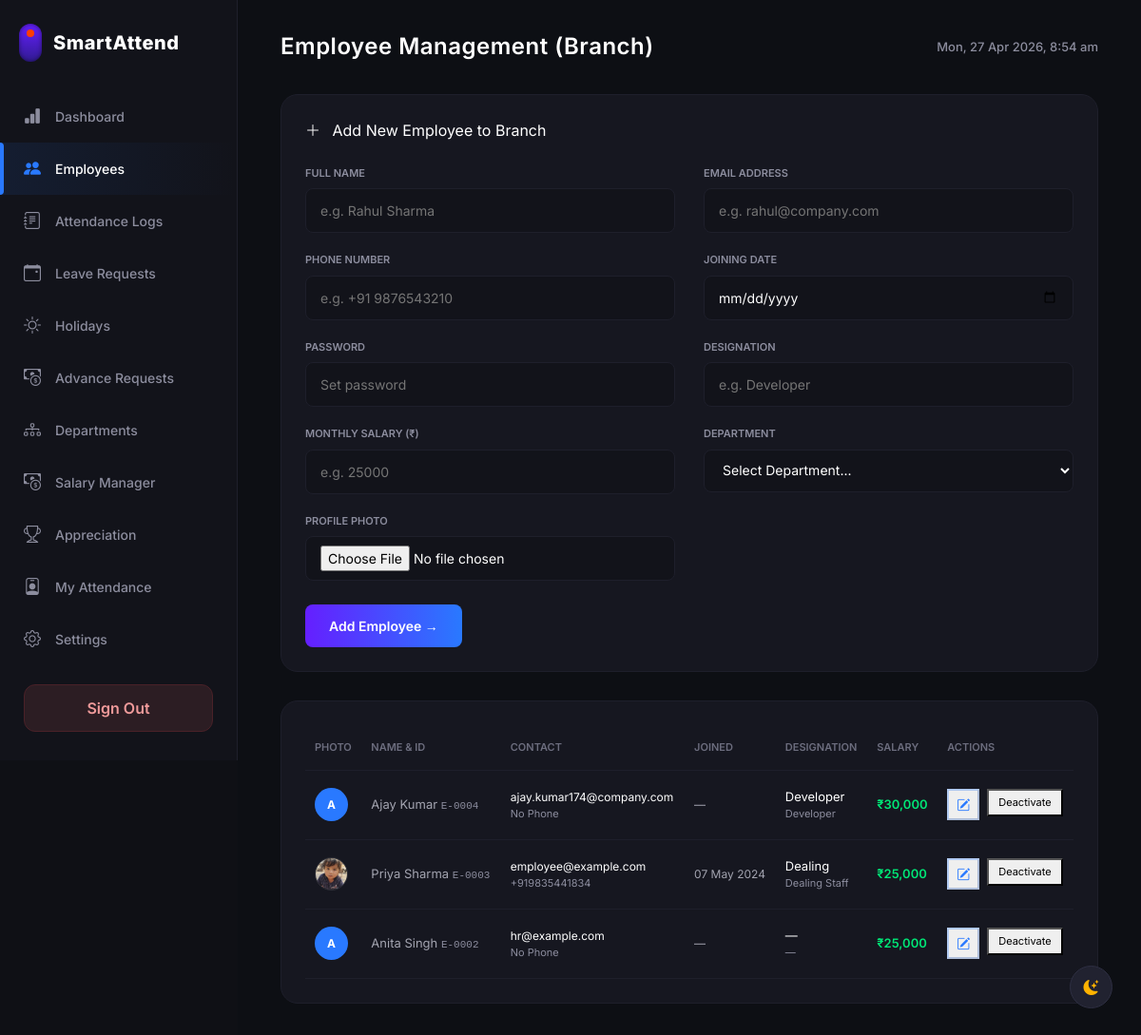
The page /hr_dashboard.php?page=employees (signed in) on the database its author committed.
### tables this page shows
CREATE TABLE `users` (
  `id` int(11) NOT NULL,
  `emp_id` varchar(50) DEFAULT NULL,
  `name` varchar(100) NOT NULL,
  `designation` varchar(100) DEFAULT NULL,
  `joining_date` date DEFAULT NULL,
  `email` varchar(100) NOT NULL,
  `phone_number` varchar(20) DEFAULT NULL,
  `password` varchar(255) NOT NULL,
  `role` enum('Admin','HR','Employee') NOT NULL DEFAULT 'Employee',
  `created_at` timestamp NOT NULL DEFAULT current_timestamp(),
  `branch_id` int(11) DEFAULT NULL,
  `department_id` int(11) DEFAULT NULL,
  `base_salary` int(11) NOT NULL DEFAULT 25000,
  `status` varchar(20) DEFAULT 'Active',
  `profile_photo` varchar(255) DEFAULT NULL
);

CREATE TABLE `departments` (
  `id` int(11) NOT NULL,
  `name` varchar(100) NOT NULL,
  `created_at` timestamp NOT NULL DEFAULT current_timestamp()
);

### hr_dashboard.php (the view, shortened to what the rows shown need)
<?php
require 'db.php';
$hr_branch_id = (int)$_SESSION['branch_id'];
$page = isset($_GET['page']) ? $_GET['page'] : 'dashboard';
$search_term = isset($_GET['search']) ? $conn->real_escape_string($_GET['search']) : '';
$search_query = "";
$users = [];
$res = $conn->query("SELECT * FROM users WHERE role IN ('Employee', 'HR') AND branch_id = $hr_branch_id $search_query ORDER BY name ASC");
if($res) while($row = $res->fetch_assoc()) $users[] = $row;
$total_employees = count($users);
$attendance_data = [];
$present_today = count($attendance_data);
$late_today = 0;
$pending_leaves = [];
$pending_advances = [];
$res = $conn->query("SELECT ar.*, u.name as emp_name FROM advance_requests ar JOIN users u ON ar.user_id = u.id WHERE ar.status = 'Pending' AND u.branch_id = $hr_branch_id ORDER BY ar.id DESC");
if($res) while($row = $res->fetch_assoc()) $pending_advances[] = $row;
$total_notifications = count($pending_leaves) + count($pending_advances);
?>
<!DOCTYPE html>
<html lang="en">
<head>
    <link href="https://cdn.jsdelivr.net/npm/bootstrap@5.3.2/dist/css/bootstrap.min.css" rel="stylesheet">
    <link rel="stylesheet" href="https://cdn.jsdelivr.net/npm/bootstrap-icons@1.11.1/font/bootstrap-icons.css">
</head>
<body>
    <div class="sidebar">
        <div class="brand">
            <h1 class="brand-text">SmartAttend</h1>
        </div>
    </div>
    <div class="main-content">
        <?php if ($page === 'dashboard'): ?>
        <div class="top-header">
            <h2>Dashboard (<?= htmlspecialchars($_SESSION['name']) ?>)</h2>
            <div style="display: flex; align-items: center; gap: 15px;">
            <div class="notif-wrapper desktop-notif">
                <button class="notif-btn" id="notifToggleDesktop">
                    <i class="bi bi-bell"></i>
                    <?php if($total_notifications > 0): ?>
                        <span class="notif-badge"><?= $total_notifications ?></span>
                    <?php endif; ?>
                </button>
                <div class="notif-dropdown" id="notifDropdownDesktop">
                    <div class="notif-header">
                        Notifications (<?= $total_notifications ?>)
                    </div>
                    <div class="notif-list">
                        <?php if($total_notifications == 0): ?>
                            <div style="padding: 30px; text-align: center; color: #6c6d7e; font-size: 13px;">No new requests.</div>
                        <?php else: ?>
                            <?php foreach($pending_leaves as $pl): ?>
                                <a href="?page=leave_requests" class="notif-item">
                                    <div class="notif-icon" style="background: rgba(41, 121, 255, 0.1); color: #2979ff;">
                                        <i class="bi bi-calendar-event"></i>
                                    </div>
                                    <div class="notif-content">
                                        <div class="notif-title">Leave Request from <?= htmlspecialchars($pl['emp_name']) ?></div>
                                        <div class="notif-time"><?= date('d M, h:i A', strtotime($pl['created_at'])) ?></div>
                                    </div>
                                </a>
                            <?php endforeach; ?>
                            <?php foreach($pending_advances as $pa): ?>
                                <a href="?page=advance_requests" class="notif-item">
                                    <div class="notif-icon" style="background: rgba(0, 230, 118, 0.1); color: #00e676;">
                                        <i class="bi bi-cash-coin"></i>
                                    </div>
                                    <div class="notif-content">
                                        <div class="notif-title">Advance Request from <?= htmlspecialchars($pa['emp_name']) ?> (₹<?= number_format($pa['amount']) ?>)</div>
                                        <div class="notif-time"><?= date('d M, h:i A', strtotime($pa['created_at'])) ?></div>
                                    </div>
                                </a>
                            <?php endforeach; ?>
                        <?php endif; ?>
                    </div>
                </div>
            </div>
            <div class="header-date" id="topClock"></div>
        </div>
        </div>
        <div class="summary-cards">
            <div class="card-summary">
                <div class="card-title-sm">BRANCH EMPLOYEES</div>
                <div class="card-value val-blue"><?= $total_employees ?></div>
                <div class="card-subtext">Registered in your branch</div>
            </div>
            <div class="card-summary">
                <div class="card-title-sm">PRESENT TODAY</div>
                <div class="card-value val-green"><?= $present_today ?></div>
                <div class="card-subtext">Checked in</div>
            </div>
            <div class="card-summary">
                <div class="card-title-sm">LATE TODAY</div>
                <div class="card-value val-orange"><?= $late_today ?></div>
                <div class="card-subtext">After 09:30 AM</div>
            </div>
            <div class="card-summary">
                <div class="card-title-sm">BRANCH FINES</div>
                <?php
                $m_start = date('Y-m-01');
                $m_end = date('Y-m-t');
                $f_res = $conn->query("SELECT SUM(salary_deduction) as total FROM attendance a JOIN users u ON a.user_id = u.id WHERE u.branch_id = $hr_branch_id AND a.date BETWEEN '$m_start' AND '$m_end'");
                $total_fines = $f_res->fetch_assoc()['total'] ?? 0;
                ?>
                <div class="card-value val-red">₹<?= number_format($total_fines) ?></div>
                <div class="card-subtext">This month</div>
            </div>
        </div>
        <div class="table-wrapper">
            <div class="table-header-flex">
                <div style="display: flex; align-items: center; gap: 20px;">
                    <h3>Today's Live Attendance (Your Branch)</h3>
                    <form method="GET" style="margin: 0; display: flex; align-items: center; gap: 12px;">
                        <input type="hidden" name="page" value="dashboard">
                        <div style="position: relative; display: flex; align-items: center;">
                            <i class="bi bi-search" style="position: absolute; left: 12px; color: #8c8d9e; font-size: 13px;"></i>
                            <input type="text" name="search" value="<?= htmlspecialchars($search_term) ?>" placeholder="Search name, ID, role..."
                                style="background: rgba(255,255,255,0.05); border: 1px solid rgba(255,255,255,0.1); color: #fff; padding: 7px 12px 7px 35px; border-radius: 8px; font-size: 13px; outline: none; width: 220px; transition: border-color 0.2s;">
                        </div>
                        <?php if($search_term != ''): ?>
                            <a href="?page=dashboard" style="color: #ff5252; font-size: 13px; text-decoration: none;"><i class="bi bi-x-circle"></i> Clear</a>
                        <?php endif; ?>
                    </form>
                </div>
                <div class="date" id="tableDate"></div>
            </div>
            <table class="app-table">
                <thead>
                    <tr>
                        <th>EMPLOYEE</th>
                        <th>ID</th>
                        <th>SELFIE</th>
                        <th>CHECK IN</th>
                        <th>CHECK OUT</th>
                        <th>BREAK</th>
                        <th>HOURS</th>
                        <th>STATUS</th>
                        <th>FINE</th>
                    </tr>
                </thead>
                <tbody>
                    <?php foreach($users as $u):
                        $att = $attendance_data[$u['id']] ?? null;
                        $status_badge = '<span class="badge-absent">Absent</span>';
                        if ($att) {
                            $clr = $att['status'] == 'Present' ? '#00e676' : ($att['status'] == 'Half Day' ? '#ffb300' : '#ff5252');
                            $bg = $att['status'] == 'Present' ? 'rgba(0,230,118,0.1)' : ($att['status'] == 'Half Day' ? 'rgba(255,179,0,0.1)' : 'rgba(255,82,82,0.1)');
                            $status_badge = "<span style='color: $clr; background: $bg; padding: 4px 10px; border-radius: 20px; font-size: 11px; font-weight: 600;'>".$att['status']."</span>";
                        }
                    ?>
                    <tr>
                        <td>
                            <div style="display: flex; flex-direction: column;">
                                <span style="font-weight: 600; color: #fff;"><?= htmlspecialchars($u['name']) ?></span>
                                <span style="font-size: 11px; color: #8c8d9e;"><?= htmlspecialchars($u['designation'] ?: $u['role']) ?></span>
                            </div>
                        </td>
                        <td style="font-family: monospace; font-weight: 500;"><?= htmlspecialchars($u['emp_id'] ?: 'E-XXXX') ?></td>
                        <td>
                            <?php if($att && $att['check_in_selfie']): ?>
                                <i class="bi bi-camera-fill" style="color: #2979ff; cursor: pointer; font-size: 18px;" onclick="showSelfie('<?= $att['check_in_selfie'] ?>')"></i>
                            <?php else: ?>
                                <span class="text-dash">&mdash;</span>
                            <?php endif; ?>
                        </td>
                        <td style="color: #00e676; font-weight: 500;"><?= ($att && $att['check_in']) ? date('H:i', strtotime($att['check_in'])) : '&mdash;' ?></td>
                        <td style="color: #ff5252; font-weight: 500;"><?= ($att && $att['check_out']) ? date('H:i', strtotime($att['check_out'])) : '&mdash;' ?></td>
                        <td>
                            <?php if($att && $att['break_start']): ?>
                                <div style="font-size: 11px; color: #ffb300;">Start: <?= date('H:i', strtotime($att['break_start'])) ?></div>
                                <div style="font-size: 11px; color: #ffb300;">End: <?= $att['break_end'] ? date('H:i', strtotime($att['break_end'])) : 'Active' ?></div>
                            <?php else: ?>
                                <span class="text-dash">&mdash;</span>
                            <?php endif; ?>
                        </td>
                        <td><?= ($att && $att['working_hours']) ? round($att['working_hours'], 1) . 'h' : '&mdash;' ?></td>
                        <td><?= $status_badge ?></td>
                        <td style="color: #ff5252; font-weight: 600;"><?= ($att && $att['salary_deduction'] > 0) ? '₹' . number_format($att['salary_deduction']) : '&mdash;' ?></td>
                    </tr>
                    <?php endforeach; ?>
                </tbody>
            </table>
        </div>
        <?php elseif ($page === 'employees'):
            $status_filter = isset($_GET['status']) ? $_GET['status'] : 'Active';
            $emp_res = $conn->query("SELECT u.*, d.name as dept_name FROM users u LEFT JOIN departments d ON u.department_id = d.id WHERE u.role IN ('Employee', 'HR') AND u.branch_id = $hr_branch_id AND u.status = '$status_filter' ORDER BY u.id DESC");
            $employees = [];
            while($row = $emp_res->fetch_assoc()) $employees[] = $row;
        ?>
        <div class="top-header">
            <h2>Employee Management (Branch)</h2>
        </div>
        <div class="table-wrapper">
            <table class="app-table">
                <thead>
                    <tr>
                        <th style="font-size: 11px; text-transform: uppercase;">PHOTO</th>
                        <th style="font-size: 11px; text-transform: uppercase;">NAME & ID</th>
                        <th style="font-size: 11px; text-transform: uppercase;">CONTACT</th>
                        <th style="font-size: 11px; text-transform: uppercase;">JOINED</th>
                        <th style="font-size: 11px; text-transform: uppercase;">DESIGNATION</th>
                        <th style="font-size: 11px; text-transform: uppercase;">SALARY</th>
                        <th style="font-size: 11px; text-transform: uppercase;">ACTIONS</th>
                    </tr>
                </thead>
                <tbody>
                    <?php foreach($employees as $e): ?>
                    <tr>
                        <td>
                            <?php if ($e['profile_photo']): ?>
                                <img src="<?= htmlspecialchars($e['profile_photo']) ?>" style="width: 35px; height: 35px; border-radius: 50%; object-fit: cover; border: 1px solid rgba(255,255,255,0.1);">
                            <?php else: ?>
                                <div style="width: 35px; height: 35px; border-radius: 50%; background: #2979ff; display: flex; align-items: center; justify-content: center; font-size: 12px; font-weight: 700; color: #fff;"><?= substr($e['name'], 0, 1) ?></div>
                            <?php endif; ?>
                        </td>
                        <td>
                            <div class="emp-name-block">
                                <span class="emp-name"><?= htmlspecialchars($e['name']) ?></span>
                                <span style="color: #8c8d9e; font-family: monospace; font-size: 11px;"><?= $e['emp_id'] ?: 'E-XXXX' ?></span>
                            </div>
                        </td>
                        <td>
                            <div style="font-size: 12px; color: #fff;"><?= htmlspecialchars($e['email']) ?></div>
                            <div style="font-size: 11px; color: #8c8d9e;"><?= htmlspecialchars($e['phone_number'] ?: 'No Phone') ?></div>
                        </td>
                        <td style="color: #a3a4b0; font-size: 12px;"><?= $e['joining_date'] ? date('d M Y', strtotime($e['joining_date'])) : '—' ?></td>
                        <td>
                            <div style="font-size: 13px; color: #fff;"><?= htmlspecialchars($e['designation'] ?: '—') ?></div>
                            <div style="font-size: 11px; color: #8c8d9e;"><?= htmlspecialchars($e['dept_name'] ?: '—') ?></div>
                        </td>
                        <td style="font-weight: 600; color: #00e676;">₹<?= number_format($e['base_salary']) ?></td>
                        <td>
                            <div style="display:flex; gap:8px;">
                                <button type="button" class="btn-outline-action"
                                    onclick='openEditModal(<?= json_encode($e) ?>)'
                                    style="padding: 4px 8px; font-size: 14px; color: #2979ff; border-color: rgba(41, 121, 255, 0.3);">
                                    <i class="bi bi-pencil-square"></i>
                                </button>
                                <form method="POST" style="margin: 0;">
                                    <button type="submit" class="btn-outline-action" style="padding: 4px 10px; font-size: 11px;">
                                        <?= $e['status'] === 'Active' ? 'Deactivate' : 'Activate' ?>
                                    </button>
                                </form>
                            </div>
                        </td>
                    </tr>
                    <?php endforeach; ?>
                </tbody>
            </table>
        </div>
        <?php else: ?>
            <div class="card-summary"><h3>Content for <?= ucfirst($page) ?> (Filtered by Branch)</h3><p>This section is being adapted for branch-specific HR management.</p></div>
        <?php endif; ?>
    </div>
</body>
</html>

### rows shown on the page
users: name "A", name "Ajay Kumar", emp "E-0004", email "ajay.kumar174@company.com", phone_number "No Phone", designation "Developer", department.name "Developer", base_salary "30,000", status "Deactivate"
users: profile_photo (picture), name "Priya Sharma", emp "E-0003", email "employee@example.com", phone_number "+919835441834", joining_date "07 May 2024", designation "Dealing", department.name "Dealing Staff", base_salary "25,000", status "Deactivate"
users: name "A", name "Anita Singh", emp "E-0002", email "hr@example.com", phone_number "No Phone", designation "—", dept_name "—", base_salary "25,000", status "Deactivate"
